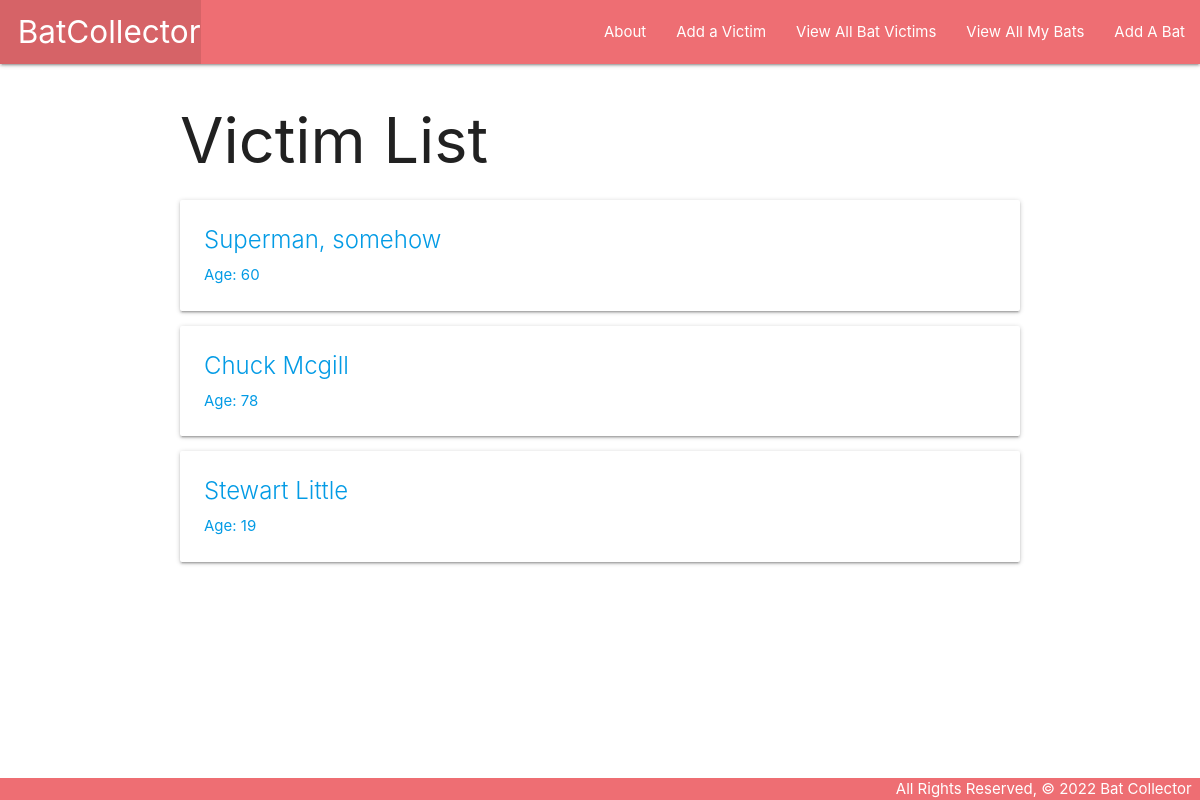
Page /victims/ on the committed database.
### main_app/models.py (models this page shows, shortened)
class Victim(models.Model):
    name = models.CharField(max_length=50)
    age = models.CharField(max_length=20)

### main_app/views.py (the view)
# urls.py: path('victims/', views.VictimList.as_view(), name='victims_index'),
class VictimList(ListView):
    model = Victim

### main_app/templates/main_app/victim_list.html
{% extends 'base.html' %}
{% block content %}
<h1>Victim List</h1>
{% for victim in victim_list %}
  <a href="{% url 'victims_detail' victim.id %}">
    <div class="card">
        <div class="card-content">
            <span class="card-title">{{ victim.name }}</span>
            <p>Age: {{ victim.age }}</p>
        </div>
    </div>
  </a>
{% endfor %}
{% endblock %}

### main_app/static/css/style.css (style rules this page uses)
body { display: flex; min-height: 100vh; flex-direction: column; }

### rows in the picture
Victim: name "Superman, somehow", age "60"
Victim: name "Chuck Mcgill", age "78"
Victim: name "Stewart Little", age "19"
